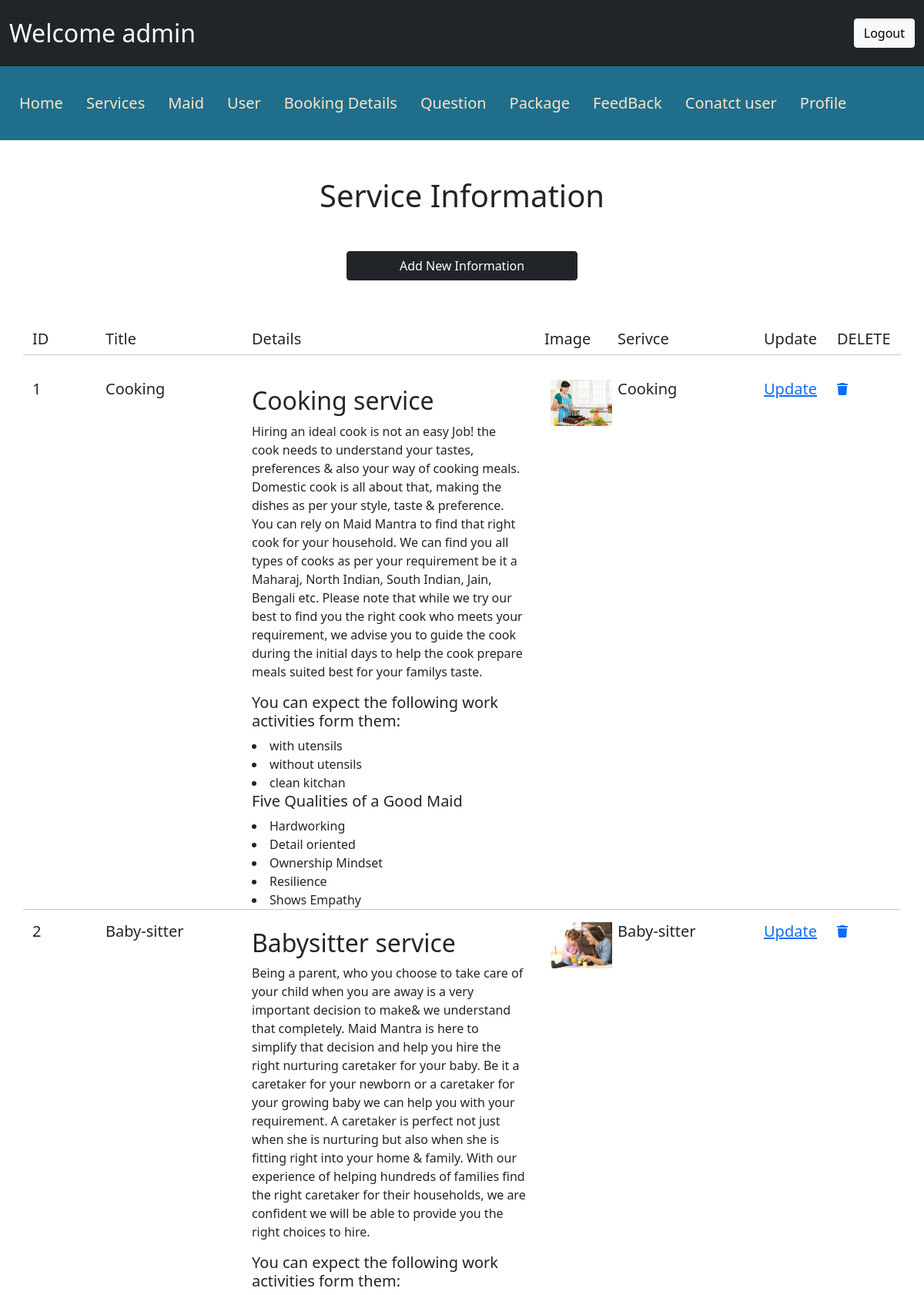
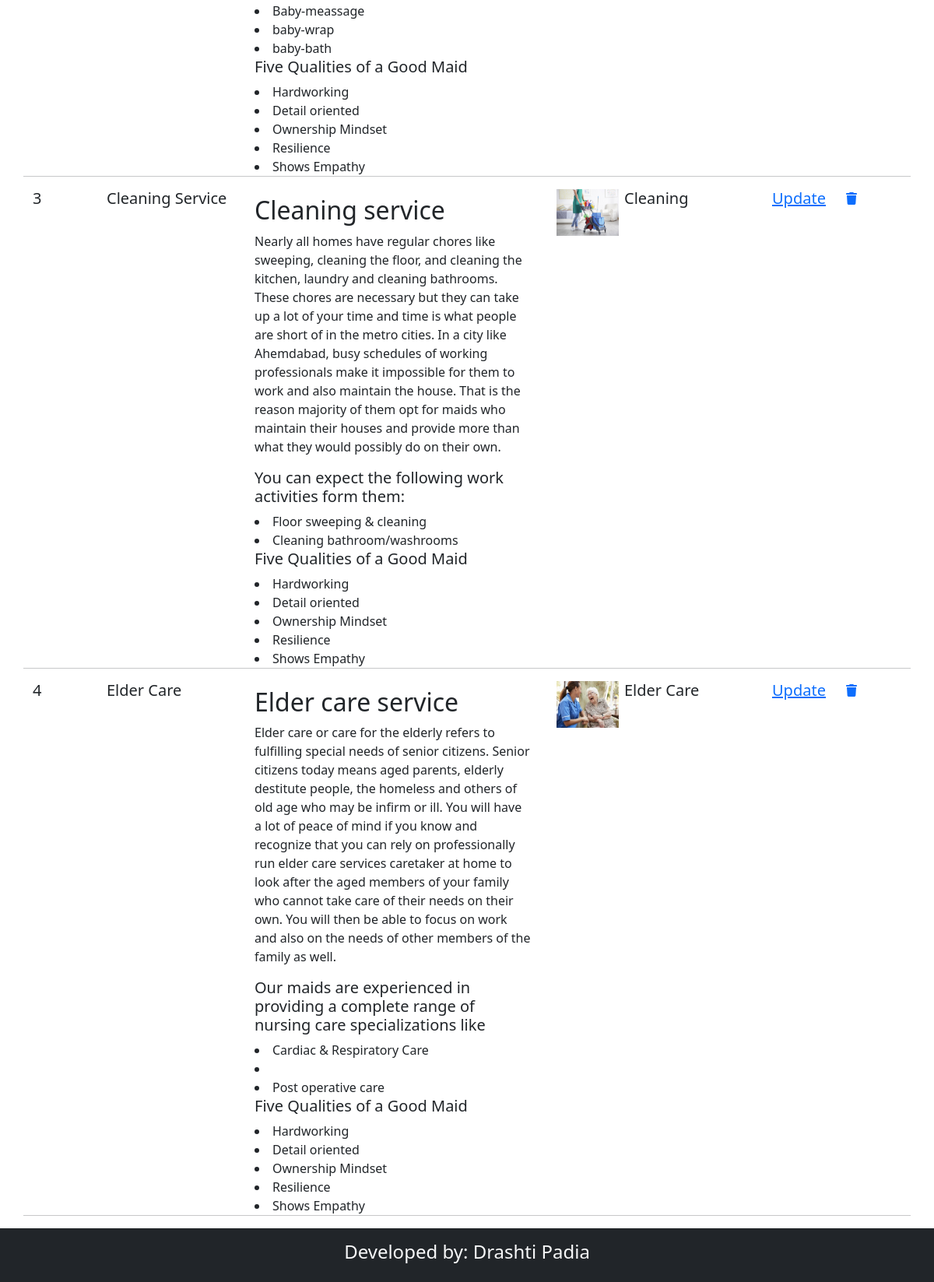
The page /admin/adminServicesinfo.php (signed in) on the database its author committed (2 pictures, top to bottom).
### tables this page shows
CREATE TABLE IF NOT EXISTS `information` (
  `info_id` int(11) NOT NULL AUTO_INCREMENT,
  `title` varchar(50) NOT NULL,
  `details` varchar(2000) NOT NULL,
  `image` varchar(100) NOT NULL,
  `service_Id` int(11) NOT NULL,
  PRIMARY KEY (`info_id`),
  KEY `service_Id` (`service_Id`)
);

CREATE TABLE IF NOT EXISTS `service` (
  `service_Id` int(11) NOT NULL AUTO_INCREMENT,
  `service_name` varchar(20) NOT NULL,
  PRIMARY KEY (`service_Id`)
);

### admin/adminServicesinfo.php (the view, shortened to what this page needs)
<?php
include("./header.php");
?>
<!DOCTYPE html>
<html lang="en">
<head>
    <link rel="stylesheet" href="./css/bootstrap.min.css" />
    <link rel="stylesheet" href="./css/all.min.css" />
    <link rel="stylesheet" href="./css/style.css" />
</head>
<body>
    <section class="mt-5">
        <div class="container d-flex justify-content-center">
            <h1 class="m-auto">Service Information</h1>
        </div>
    </section>
    <section>
        <div class="d-flex justify-content-center align-items-center mt-5 mb-5">
            <a class="btn btn-dark w-25" href="./adminAddServiceInfo.php">Add New Information</a>
        </div>
    </section>
    <section class="py-3">
        <div class="container">
            <div class="row ">
                <div class="col-1">
                    <h5> ID</h5>
                </div>
                <div class="col-2">
                    <h5>Title</h5>
                </div>
                <div class="col-4">
                    <h5>Details</h5>
                </div>
                <div class="col-1">
                    <h5>Image</h5>
                </div>
                <div class="col-2">
                    <h5>Serivce</h5>
                </div>
                <div class="col-1">
                    <h5>Update</h5>
                </div>
                <div class="col-1">
                    <h5>DELETE</h5>
                </div>
                <hr />
            </div>
        </div>
    </section>
    <?php
    $qur = "SELECT * FROM information";
    $Res = mysqli_query($con, $qur);
    while ($row = mysqli_fetch_row($Res)) {
        ?>
        <section>
            <div class="container">
                <div class="row justify-content-center" id="editRowCommonQuestion<?php echo ($row[0]); ?>">
                    <div class="col-1">
                        <h5> <?php echo ($row[0]) ?></h5>
                    </div>
                    <div class="col-2">
                        <h5> <?php echo ($row[1]) ?></h5>
                    </div>
                    <div class="col-4">
                        <h5> <?php echo ($row[2]) ?></h5>
                    </div>
                    <div class="col-1">
                        <?php
                        $file = ($row[3]);
                        ?>
                        <img class="mx-2" src="../images/<?php echo ($file); ?>" width="80px" height="60px">
                    </div>
                    <div class="col-2">
                        <h5> <?php
                        $ser_query = "SELECT * FROM service Where service_Id=" . $row[4];
                        $ser_res = mysqli_query($con, $ser_query);
                        $ser_row = mysqli_fetch_row($ser_res);
                        echo ($ser_row[1]); ?>
                        </h5>
                    </div>
                    <div class="col-1">
                        <h5><a href="./updateAdminServiceinfo.php?id=<?php echo $row[0]; ?>">Update</a></h5>
                    </div>
                    <div class="col-1">
                        <a href="./deleteAdminserviceinfo.php?id=<?php echo $row[0]; ?>"><i class="fa-solid fa-trash"></i></a>
                    </div>
                    <hr />
                </div>
            </div>
        </section>
    <?php } ?>
</body>
</html>
<?php include("./footer.php") ?>

### admin/css/style.css (style rules this page uses)
* { margin: 0px; padding: 0px; box-sizing: border-box; }

### rows shown on the page
information: info_id "1", title "Cooking", details "Cooking service Hiring an ideal cook is not an easy Job! the cook needs to understand your tastes, preferences & also your way of cooking meals. Domestic cook is all about that, making the dishes as per your style, taste & preference. You can rely on Maid Mantra to find that right cook for your household. We can find you all types of cooks as per your requirement be it a Maharaj, North Indian, South Indian, Jain, Bengali etc. Please note that while we try our best to find you the right cook who meets your requirement, we advise you to guide the cook during the initial days to help the cook prepare meals suited best for your familys taste. You can expect the following work activities form…", image (picture), service_Id.service_name "Cooking"
information: info_id "2", title "Baby-sitter", details "Babysitter service Being a parent, who you choose to take care of your child when you are away is a very important decision to make& we understand that completely. Maid Mantra is here to simplify that decision and help you hire the right nurturing caretaker for your baby. Be it a caretaker for your newborn or a caretaker for your growing baby we can help you with your requirement. A caretaker is perfect not just when she is nurturing but also when she is fitting right into your home & family. With our experience of helping hundreds of families find the right caretaker for their households, we are confident we will be able to provide you the right choices to hire. You can expect the…", image (picture), service_Id.service_name "Baby-sitter"
information: info_id "3", title "Cleaning Service", details "Cleaning service Nearly all homes have regular chores like sweeping, cleaning the floor, and cleaning the kitchen, laundry and cleaning bathrooms. These chores are necessary but they can take up a lot of your time and time is what people are short of in the metro cities. In a city like Ahemdabad, busy schedules of working professionals make it impossible for them to work and also maintain the house. That is the reason majority of them opt for maids who maintain their houses and provide more than what they would possibly do on their own. You can expect the following work activities form them: Floor sweeping & cleaning Cleaning bathroom/washrooms Five Qualities of a Good Maid Hardworking…", image (picture), service_Id.service_name "Cleaning"
information: info_id "4", title "Elder Care", details "Elder care service Elder care or care for the elderly refers to fulfilling special needs of senior citizens. Senior citizens today means aged parents, elderly destitute people, the homeless and others of old age who may be infirm or ill. You will have a lot of peace of mind if you know and recognize that you can rely on professionally run elder care services caretaker at home to look after the aged members of your family who cannot take care of their needs on their own. You will then be able to focus on work and also on the needs of other members of the family as well. Our maids are experienced in providing a complete range of nursing care specializations like Cardiac & Respiratory Care…", image (picture), service_Id.service_name "Elder Care"

### other values the page prints
$_SESSION['admin'] "admin"
